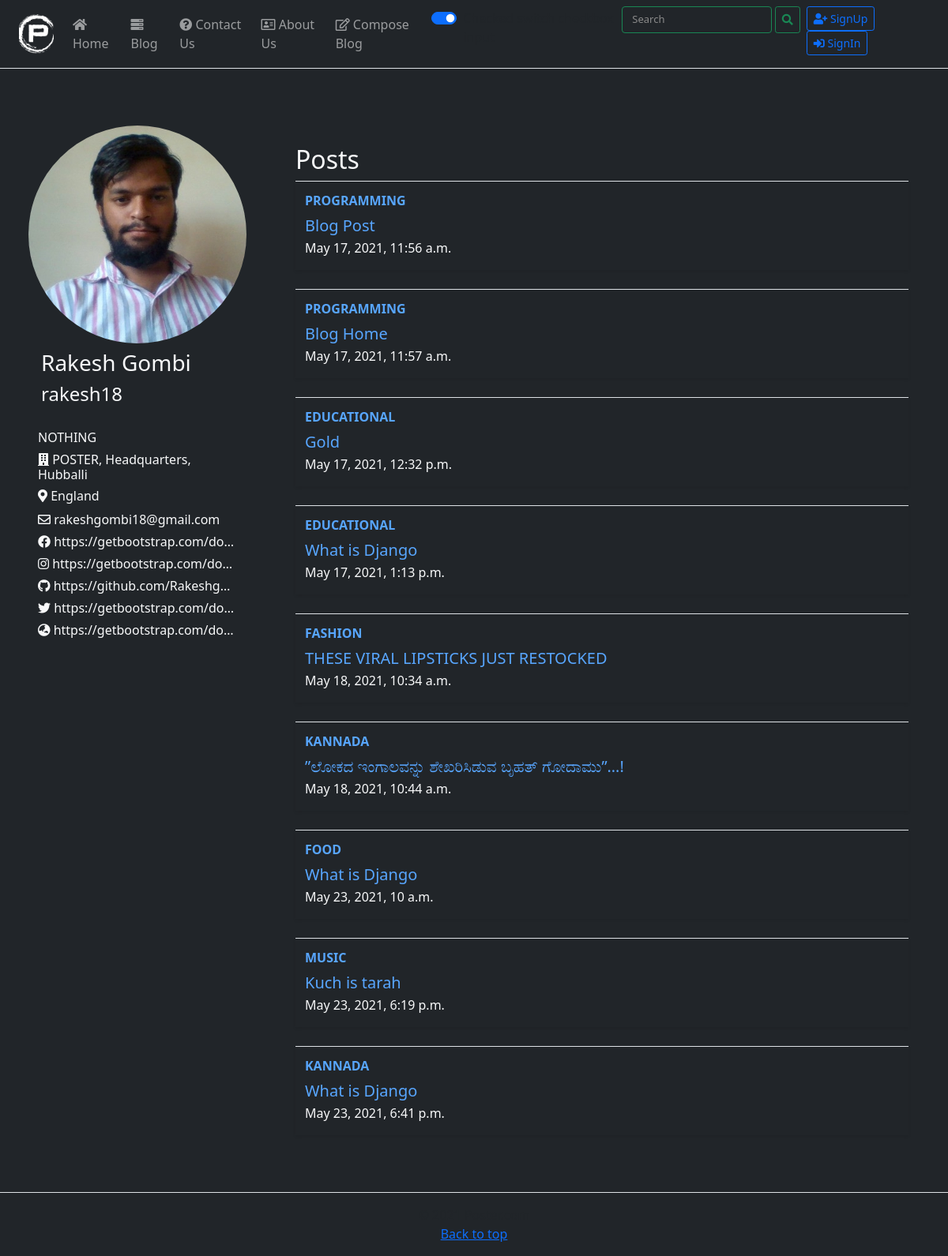
Page /usersettings/rakesh18/ on the earlier database version.
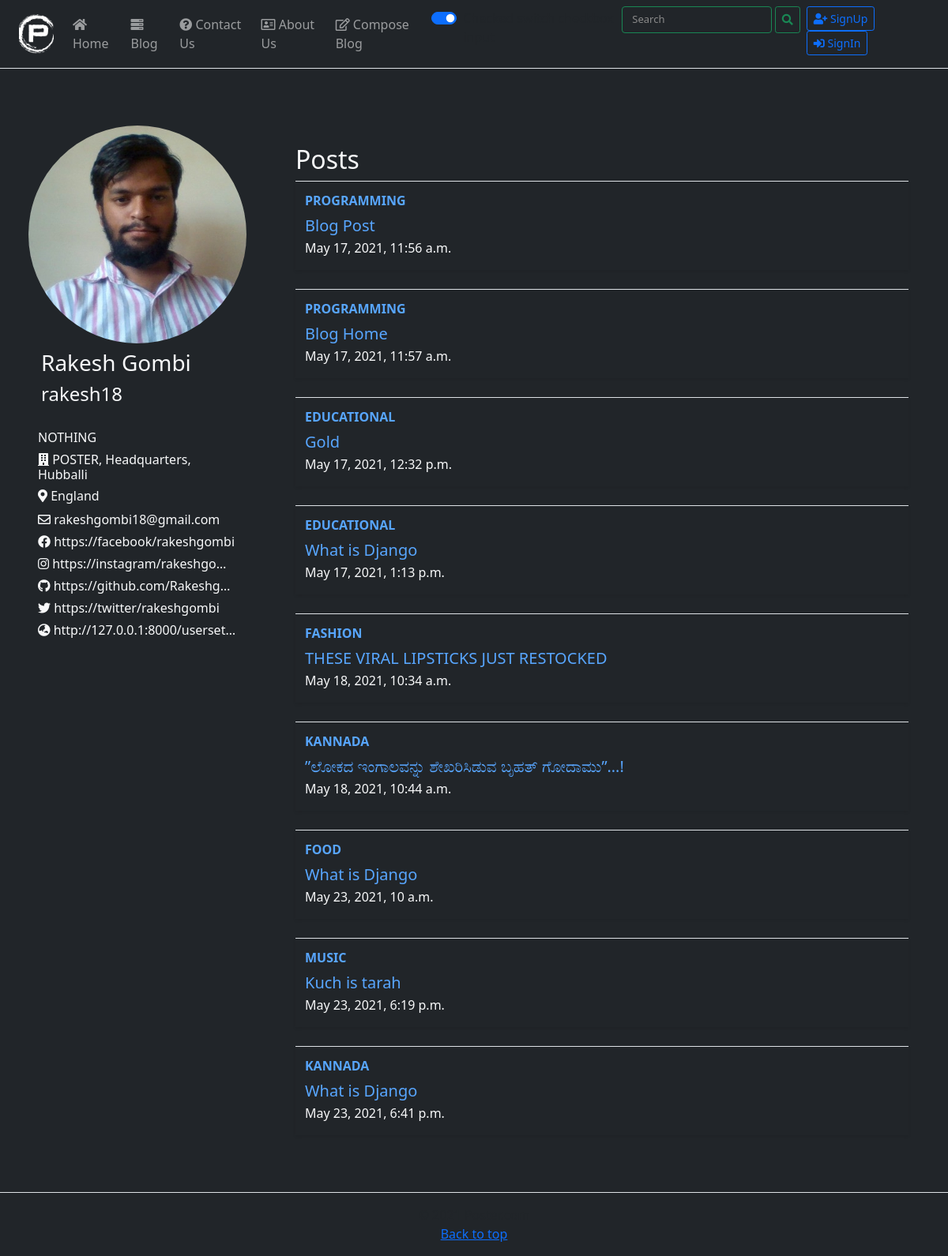
Same page on the later database version.
### Home/models.py (models this page shows, shortened)
class Profile(models.Model):
    user = models.OneToOneField(User, null=True, on_delete=models.CASCADE)
    bio = models.TextField()
    organisation = models.CharField(max_length=300, default="")
    country = models.CharField(max_length=50, default="")
    display_pic = ResizedImageField(size=[400, 400], crop=['middle', 'center'],quality=100, upload_to="pic_folder", blank=True, null=True)
    website = models.CharField(max_length=255, null=True, blank=True, default="")
    facebook = models.CharField(max_length=255, null=True, blank=True, default="")
    instagram = models.CharField(max_length=255, null=True, blank=True, default="")
    twitter = models.CharField(max_length=255, null=True, blank=True, default="")
    github = models.CharField(max_length=255, null=True, blank=True, default="")

### Home/views.py (the view, shortened to what this page needs)
# urls.py: path('usersettings/<str:slug>/', views.userSettings, name="userSettings"),
def userSettings(request, slug):
    username = get_object_or_404(User, username=slug)
    user = User.objects.filter(username=username).first()
    allPost = Post.objects.filter(author=username)
    profile = Profile.objects.filter(user=user).first()
    print(user)
    context = {"user": user, "profile": profile, "allPosts": allPost}
    if not(request.user.is_authenticated and request.user == username):
        return render(request, "home/userProfile.html", context)

### templates/home/userProfile.html (shortened to what this page needs)
{% extends 'base.html' %}
{% load static %}
{% block body %}
<main class="bg-dark text-light row mx-0 py-5">
  <div class="divider" style="width:20px"></div>
  <div class="col px-4 mt-4 bg-dark col col-lg-3">
    <div class="" id="user-details">
      <div class="bg-dark row ">
        <div class="popup col-2 col-lg-12 col-sm-2  p-0">
          {% if profile.display_pic %}
          <img src="{{ profile.display_pic.url}}" width="400" height="400">
          {% else %}
          <img src="{% static 'logo/favicon.png' %}" class="" alt="...">
          {% endif %}
        </div>
        <div class="col bg-dark text-light col col-10 col-lg-12 p-2 px-3 col-sm-10">
          <h3 class="">{{user.first_name}} {{user.last_name}}</h3>
          <h4>{{user.username}}</h4>
        </div>
      </div>
      <div class="col bg-dark  ">
        <h6 class="mt-3">{{profile.bio}}</h6>
        <h6><i class="fa fa-building" aria-hidden="true"></i> {{profile.organisation}}</h6>
        <h6><i class="fas fa-map-marker-alt"></i> {{profile.country}}</h6>
        <ul class="navbar-nav">
          {% if user.email %}
          <li class="nav-item text-truncate mb-1"><a href="mailto:{{user.email}}" target="_blank"
              class=" text-decoration-none text-light"><i class="far fa-envelope"></i> {{user.email}}</a></li>
          {% endif %}
          {% if profile.facebook %}
          <li class="nav-item text-truncate mb-1"><a href="{{profile.facebook}}" target="_blank"
              class=" text-decoration-none text-light"><i class="fab fa-facebook"></i> {{profile.facebook}}</a></li>
          {% endif %}
          {% if profile.instagram %}
          <li class="nav-item text-truncate mb-1"><a href="{{profile.instagram}}" target="_blank"
              class=" text-decoration-none text-light"><i class="fab fa-instagram"></i> {{profile.instagram}}</a></li>
          {% endif %}
          {% if profile.github %}
          <li class="nav-item text-truncate mb-1"><a href="{{profile.github}}" target="_blank"
              class=" text-decoration-none text-light text-light"><i class="fab fa-github"></i> {{profile.github}}</a></li>
          {% endif %}
          {% if profile.twitter %}
          <li class="nav-item text-truncate mb-1">
            <a href="{{profile.twitter}}" target="_blank" class=" text-decoration-none text-light"><i class="fab fa-twitter"></i>
              {{profile.twitter}}</a>
          </li>
          {% endif %}
          {% if profile.website %}
          <li class="nav-item text-truncate mb-1"><a href="{{profile.website}}" class=" text-decoration-none text-light"><i
                class="fas fa-globe-asia"></i> {{profile.website}}</a></li>
          {% endif %}
        </ul>
      </div>
    </div>
  </div>
  <div class="container mt-5 col-lg-8">
    <h2 class="">Posts</h2>
    {% if allPosts.count > 0 %}
    {% for post in allPosts %}
    <div
      class="row no-gutters border-top  overflow-hidden flex-md-row mb-4 shadow-sm h-md-250 my-2 position-relative  bg-dark  p-1 col-lg-12 mx-auto">
      <div class="col p-2 d-flex flex-column position-static   justify">
        <strong class="d-inline-block mb-2 text-link text-uppercase">{{post.category}}</strong>
        <h5 class="mb-1"><a href="/blog/{{post.slug}}" class="text-link">{{ post.title }}</a></h5>
        <div class="mb-1 ">{{post.timestamp}}</div>
      </div>
    </div>
    {% endfor %}
  </div>
  {% else %}
  <h3>No Posts Yet</h3>
  {% endif %}
</main>
{% endblock body %}

Differences in the rows shown:
changed Profile "NOTHING": facebook "https://getbootstrap.com/do…" → "https://facebook/rakeshgombi"; instagram "https://getbootstrap.com/do…" → "https://instagram/rakeshgo…"; twitter "https://getbootstrap.com/do…" → "https://twitter/rakeshgombi"; website "https://getbootstrap.com/do…" → "http://127.0.0.1:8000/userset…"
